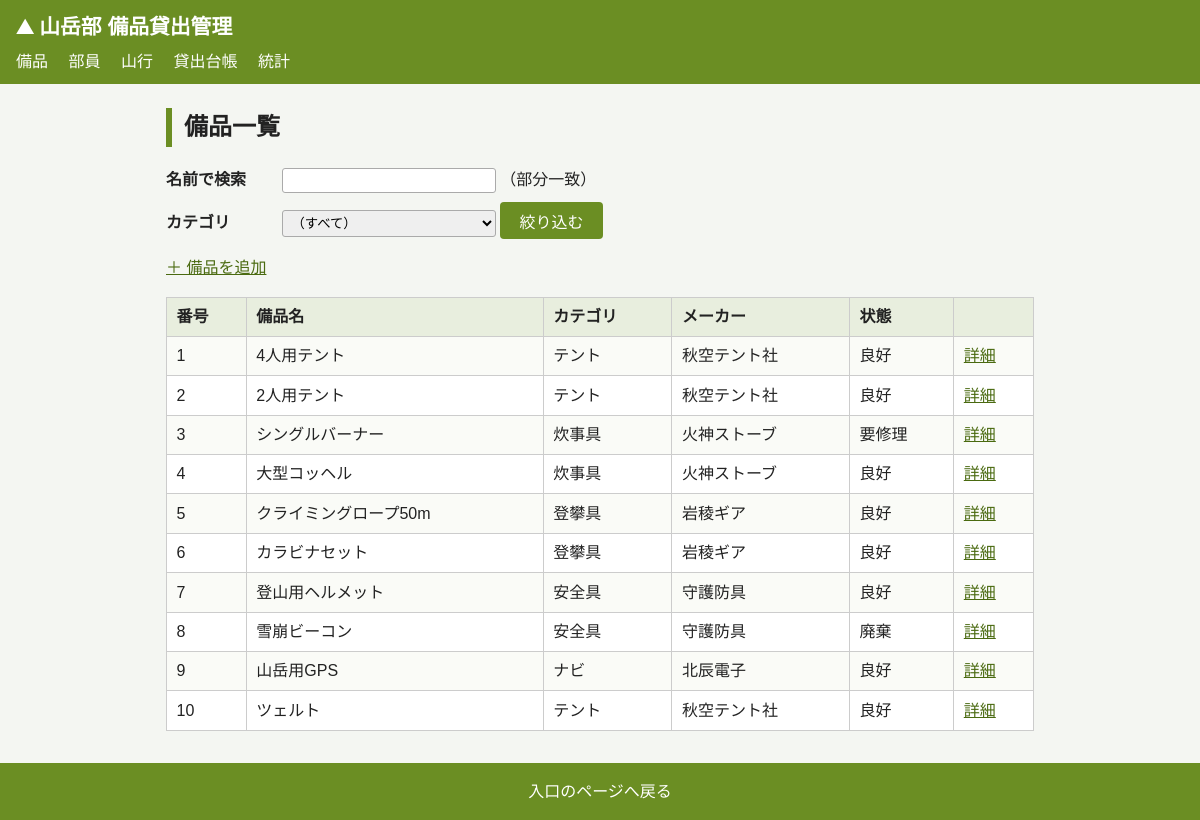
Screenshot of /equipment with the database file from the repository.
### tables this page shows
CREATE TABLE equipment (            -- 備品
  equip_id      INTEGER PRIMARY KEY,
  equip_name    TEXT NOT NULL,
  category      TEXT,
  maker_name    TEXT,
  purchased_on  TEXT,
  condition     TEXT
);

### app.py (the view)
@app.route('/equipment')
def equipment_list() -> str:
    cur = get_db().cursor()
    e_list = cur.execute(
        'SELECT equip_id, equip_name, category, maker_name, condition '
        'FROM equipment ORDER BY equip_id').fetchall()
    return render_template('equipment_list.html', e_list=e_list,
                           categories=CATEGORIES, keyword='', category='')

### app.py (called while the page is built)
def get_db() -> sqlite3.Connection:
    db = getattr(g, '_database', None)
    if db is None:
        db = g._database = sqlite3.connect(DATABASE)
        db.execute('PRAGMA foreign_keys = ON')  # 外部キー制約を有効化
        db.row_factory = sqlite3.Row            # カラム名でアクセスできるよう設定
    return db

@app.teardown_appcontext
def close_connection(exception: Optional[BaseException]) -> None:
    db = getattr(g, '_database', None)
    if db is not None:
        db.close()

### templates/equipment_list.html (shortened to what this page needs)
{% extends 'layout.html' %}
{% block content %}
<h2>備品一覧</h2>
<form method="POST" action="{{ url_for('equipment_list_filtered') }}">
  <p>
    <label>名前で検索</label>
    <input type="text" name="keyword" value="{{ keyword }}">
    （部分一致）
  </p>
  <p>
    <label>カテゴリ</label>
    <select name="category">
      <option value="">（すべて）</option>
    </select>
    <input type="submit" value="絞り込む">
  </p>
</form>
<p><a href="{{ url_for('equipment_add') }}">＋ 備品を追加</a></p>
<table>
  <tr><th>番号</th><th>備品名</th><th>カテゴリ</th><th>メーカー</th><th>状態</th><th></th></tr>
  {% for e in e_list %}
  <tr>
    <td>{{ e.equip_id }}</td>
    <td>{{ e.equip_name }}</td>
    <td>{{ e.category }}</td>
    <td>{{ e.maker_name }}</td>
    <td>{{ e.condition }}</td>
    <td><a href="{{ url_for('equipment_detail', id=e.equip_id) }}">詳細</a></td>
  </tr>
  {% else %}
  <tr><td colspan="6">該当する備品はありません。</td></tr>
  {% endfor %}
</table>
{% endblock %}

### templates/layout.html (shortened to what this page needs)
<!DOCTYPE html>
<html lang="ja">
<head>
  <link rel="stylesheet" href="{{ url_for('static', filename='style.css') }}">
</head>
<body>
  <header>
    <h1><a href="{{ url_for('index') }}">⛰ 山岳部 備品貸出管理</a></h1>
    <nav>
      <a href="{{ url_for('equipment_list') }}">備品</a>
      <a href="{{ url_for('members_list') }}">部員</a>
      <a href="{{ url_for('trips_list') }}">山行</a>
      <a href="{{ url_for('loans') }}">貸出台帳</a>
      <a href="{{ url_for('dashboard') }}">統計</a>
    </nav>
  </header>
  <main>
    {% block content %}{% endblock %}
  </main>
  <footer>
    <a href="{{ url_for('index') }}">入口のページへ戻る</a>
  </footer>
</body>
</html>

### static/style.css (style rules this page uses)
* { box-sizing: border-box; }
body { font-family: "Hiragino Sans", "Yu Gothic", "Meiryo", sans-serif; margin: 0; color: #222; background: #f4f6f2; line-height: 1.6; }
header { background: #6b8e23; color: #fff; padding: 0.6em 1em; }
header h1 { margin: 0 0 0.3em; font-size: 1.3em; }
header h1 a, footer a { color: #fff; text-decoration: none; }
nav a { color: #fff; margin-right: 1em; text-decoration: none; border-bottom: 2px solid transparent; }
main { max-width: 900px; margin: 1.5em auto; padding: 0 1em; }
h2 { border-left: 6px solid #6b8e23; padding-left: 0.5em; }
table { border-collapse: collapse; width: 100%; background: #fff; margin: 1em 0; }
th, td { border: 1px solid #ccc; padding: 0.4em 0.6em; text-align: left; }
th { background: #e8eede; }
tr:nth-child(even) td { background: #fafbf7; }
a { color: #4a6a10; }
form p { margin: 0.6em 0; }
label { display: inline-block; min-width: 7em; font-weight: bold; }
input[type=text], input[type=email], select { padding: 0.3em; border: 1px solid #aaa; border-radius: 3px; min-width: 16em; }
input[type=submit], button { padding: 0.4em 1.2em; background: #6b8e23; color: #fff; border: none; border-radius: 4px; cursor: pointer; font-size: 1em; }
footer { text-align: center; padding: 1em; margin-top: 2em; background: #6b8e23; color: #fff; }

### rows the page displays
equipment: equip_id "1", equip_name "4人用テント", category "テント", maker_name "秋空テント社", condition "良好"
equipment: equip_id "2", equip_name "2人用テント", category "テント", maker_name "秋空テント社", condition "良好"
equipment: equip_id "3", equip_name "シングルバーナー", category "炊事具", maker_name "火神ストーブ", condition "要修理"
equipment: equip_id "4", equip_name "大型コッヘル", category "炊事具", maker_name "火神ストーブ", condition "良好"
equipment: equip_id "5", equip_name "クライミングロープ50m", category "登攀具", maker_name "岩稜ギア", condition "良好"
equipment: equip_id "6", equip_name "カラビナセット", category "登攀具", maker_name "岩稜ギア", condition "良好"
equipment: equip_id "7", equip_name "登山用ヘルメット", category "安全具", maker_name "守護防具", condition "良好"
equipment: equip_id "8", equip_name "雪崩ビーコン", category "安全具", maker_name "守護防具", condition "廃棄"
equipment: equip_id "9", equip_name "山岳用GPS", category "ナビ", maker_name "北辰電子", condition "良好"
equipment: equip_id "10", equip_name "ツェルト", category "テント", maker_name "秋空テント社", condition "良好"
